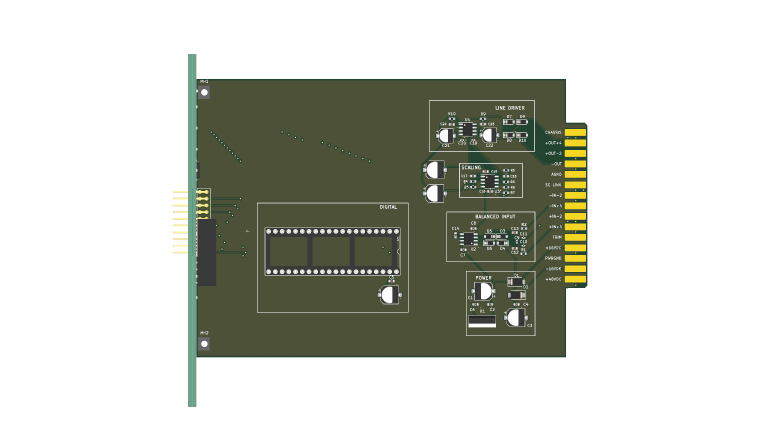
#> input picture views/assembly_top_v10.png, 1568 x 872 px, found by its file name (shown at 1/2 size)
$ python crop_v10_crops.py
#> lines starting #> are read from the running program, lines starting #| are printed output that depends on the picture
from PIL import Image
import os
import shutil

artifact_dir = r"C:\Users\Chris Williams\.gemini\antigravity\brain\27d96d43-0ba0-4cfa-ba0b-2ac48d075611"

# 1. Top view connector crop:
im_top = Image.open('views/assembly_top_v10.png')
#> im_top is the input picture: PIL image 1568x872 RGBA; mean R, G, B, A 27.1, 29.3, 20.9, 81.6
# Dimensions (1568, 872)
# Front mating zone is roughly X in [380, 750], Y in [250, 650]
crop_top = im_top.crop((380, 250, 750, 650))
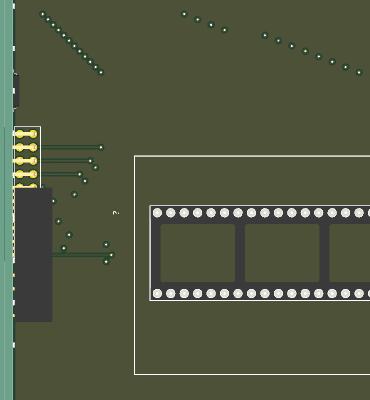
#> crop_top: PIL image 370x400 RGBA; mean R, G, B, A 79.6, 86, 62.7, 254.3; transparent parts drawn white
crop_top.save('views/v10_top_connector_crop.png')
shutil.copyfile('views/v10_top_connector_crop.png', os.path.join(artifact_dir, 'v10_top_connector_crop.png'))

# 2. ISO view connector & bracket crop:
im_iso = Image.open('views/assembly_iso_front_v10.png')
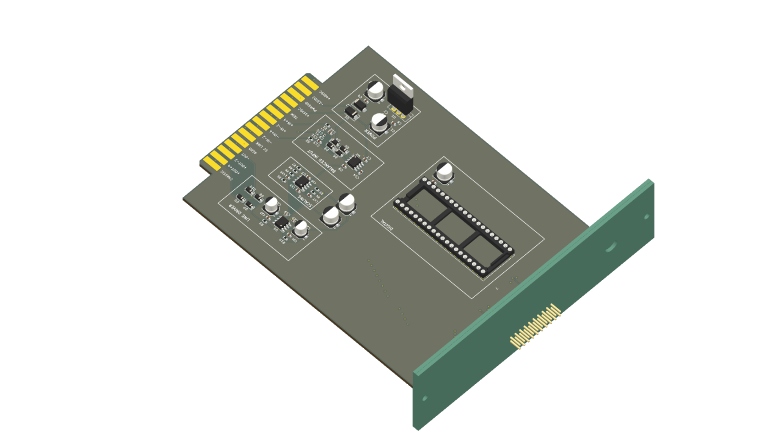
#> input picture views/assembly_iso_front_v10.png, 1568 x 872 px, found by its file name (shown at 1/2 size)
#> im_iso is the input picture: PIL image 1568x872 RGBA; mean R, G, B, A 27.7, 29.8, 25.5, 64.1
crop_iso = im_iso.crop((380, 180, 850, 700))
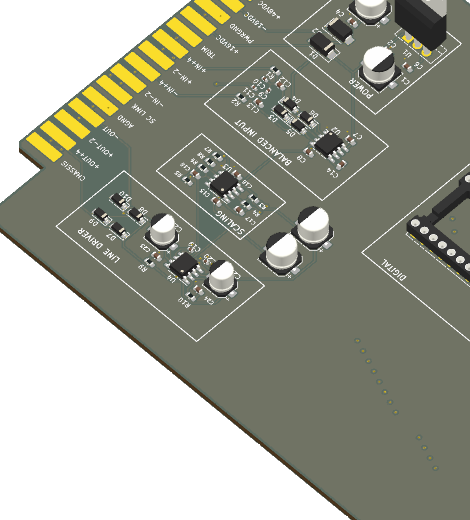
#> crop_iso: PIL image 470x520 RGBA; mean R, G, B, A 86.3, 88, 74.7, 185.2; transparent parts drawn white
crop_iso.save('views/v10_iso_connector_crop.png')
shutil.copyfile('views/v10_iso_connector_crop.png', os.path.join(artifact_dir, 'v10_iso_connector_crop.png'))

# 3. Direct front faceplate crop:
im_fp = Image.open('views/assembly_front_faceplate_v10.png')
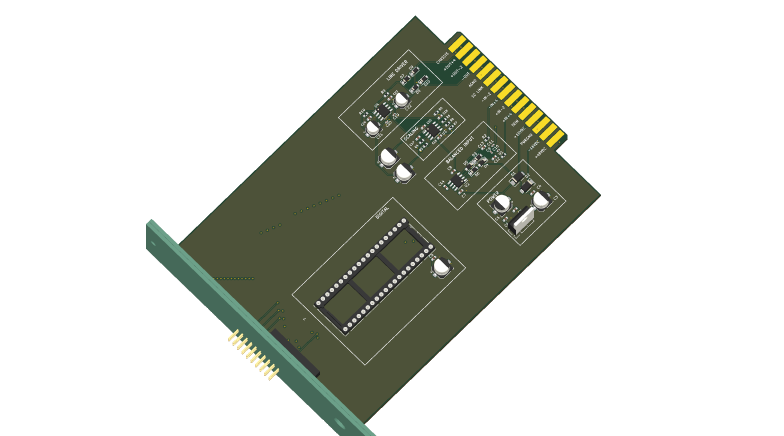
#> input picture views/assembly_front_faceplate_v10.png, 1568 x 872 px, found by its file name (shown at 1/2 size)
#> im_fp is the input picture: PIL image 1568x872 RGBA; mean R, G, B, A 24, 26.2, 19.2, 71.7
crop_fp = im_fp.crop((300, 50, 1150, 850))
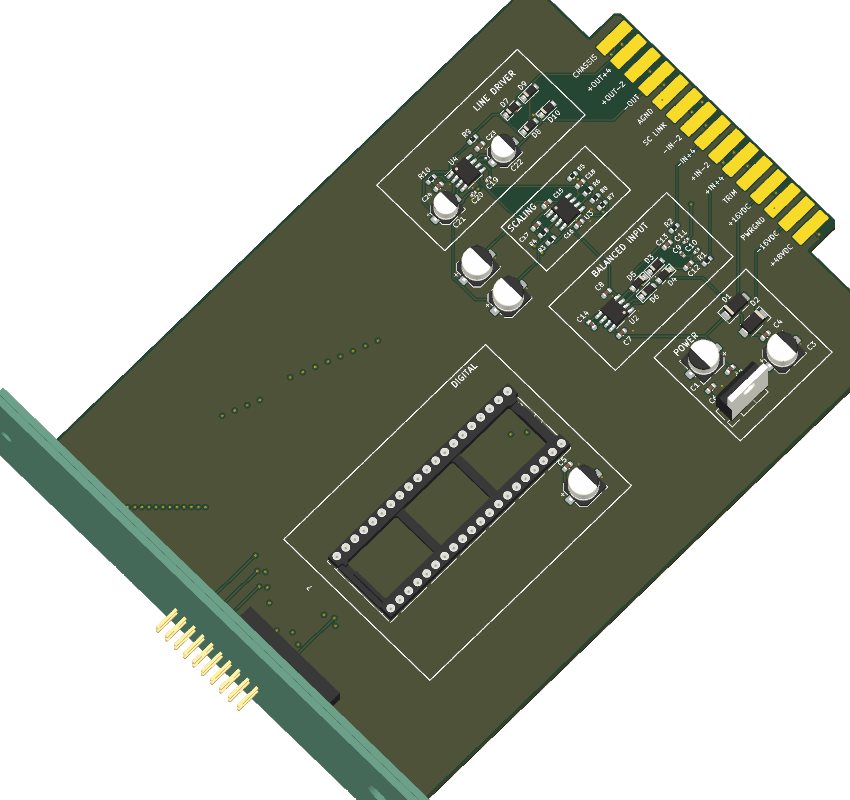
#> crop_fp: PIL image 850x800 RGBA; mean R, G, B, A 47.7, 52, 38, 142.2; transparent parts drawn white
crop_fp.save('views/v10_faceplate_crop.png')
shutil.copyfile('views/v10_faceplate_crop.png', os.path.join(artifact_dir, 'v10_faceplate_crop.png'))

print("All v10 crops generated and copied to artifacts!")
